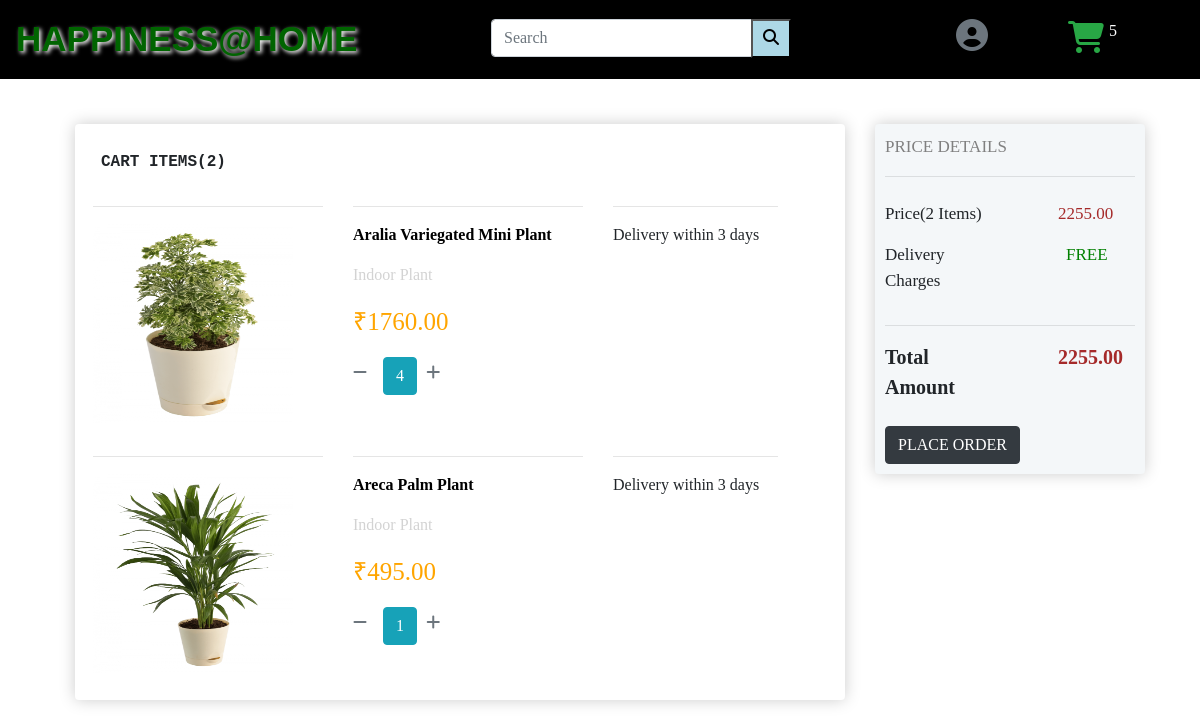
The app's page /cart (signed in) with its own data.
### plant/models.py (models this page shows, shortened)
class OrderItem(models.Model) :
    product = models.ForeignKey(Product,on_delete = models.SET_NULL, null = True)
    order = models.ForeignKey(Order,on_delete = models.SET_NULL, null = True)
    date_added = models.DateTimeField(auto_now_add = True)
    quantity = models.IntegerField(default = 0, null = True)
    @property
    def get_total(self):
        total = self.product.price * self.quantity
        return total

class Product(models.Model) :
    name = models.CharField(max_length = 200, null = True)
    price = models.DecimalField(max_digits = 7, decimal_places = 2, null = True)
    image = models.ImageField(null = True, blank = True)
    image1 = models.ImageField(null = True, blank = True)
    image2 = models.ImageField(null = True, blank = True)
    @property
    def imageURL(self):
        try :
            url = self.image.url
        except :
            url = ''
        return url

class Order(models.Model) :
    customer = models.ForeignKey(Customer,on_delete = models.SET_NULL, null = True)
    date_ordered = models.DateTimeField(auto_now_add = True)
    complete = models.BooleanField(default = False, null = True)
    billing_address =  models.ForeignKey('BillingAddress',on_delete = models.SET_NULL, null = True)
    @property
    def get_cart_total(self):
        orderitems = self.orderitem_set.all()
        total = sum([item.get_total for item in orderitems])
        return total
    @property
    def get_cart_quantity(self):
        orderitems = self.orderitem_set.all()
        total = sum([item.quantity for item in orderitems])
        return total

### plant/views.py (the view)
# urls.py: path('cart', views.cart, name = 'cart'),
@login_required(login_url = 'loginpage')
def cart(request):
    if request.user.is_authenticated:
        customer = request.user.customer
        order = Order.objects.get(customer = customer,complete = False)
        items = order.orderitem_set.all()
        print(items)
        item_num = order.orderitem_set.count()
        print(item_num)
        cartItems = order.get_cart_quantity
    context = {
    'items' : items,
    'order' : order,
    'item_num' : item_num,
    'cartItems' : cartItems
    }
    return render(request,'plant/cart.html',context)

### plant/templates/plant/cart.html (shortened to what this page needs)
{% extends "plant/base.html" %}
{% load static %}
{% block content %}
<link rel="stylesheet" type="text/css" href="{% static 'css/style_cart1.css' %}" >
<div class="row">
		<div id = "margin" class="col-md-8">
			<div id = "box" class="box-element">
        <p id = "heading" class = "ml-3 mt-3">
          CART ITEMS({{item_num}})
        </p>
        <div class="row">
        {% for item in items %}
        <div id = "box_height" class = "col-md-4 ml-2">
          <hr />
					<div id = "image"><a href ="{% url 'plants' item.product.id %}"><img src="{{item.product.imageURL}}" class="image_view" alt="..."/></a></div>
        </div>
        <div class = "col-md-4">
          <hr />
          <div><a id = "name" href = "{% url 'plants' item.product.id %}"><p id = "name">{{item.product.name}}</p></a></div>
          <div><p id = "category">Indoor Plant</p></div>
          <div><p id = "price">₹{{item.get_total}}</p></div>
						<div class="row">
						<div  class="col-1 mt-1">
						<div data-product = {{item.product.id}} data-action = "remove" class="chg-quantity update-cart"> <i id = "pointer" class="fas fa-minus text-secondary"></i></div>
						</div>
						<div  class="col-2">
						<div> <button type="button" class="btn btn-info">{{item.quantity}}</button></div>
						</div>
						<div  class="col-1 mt-1">
						<div data-product = {{item.product.id}} data-action = "add" class="chg-quantity update-cart"> <i id = "pointer" class="fas fa-plus text-secondary"></i></div>
						</div>
						</div>
        </div>
        <div class = "col-md-3">
          <hr />
          <div><p id = "delivery">Delivery within 3 days</p></div>
        </div>
        {% endfor %}
        </div>
				</div>
			</div>
			<div  class="col-md-3">
				<div id = "box2" class="box-element">
					<p id = "price_details">
						PRICE DETAILS
						<hr />
						<div class="row">
		        <div id = "#" class = "col-6 mt-2">
							<div><span>Price({{item_num}} Items)</span></div>
							<div><p class = "mt-3">Delivery Charges</p></div>
		        </div>
						<div id = "amount" class = "col-6 mt-2 pl-5">
							<div><span id = "total_price">{{order.get_cart_total}}</span></div>
							<div><p id = "delivery_charge" class = "mt-3 ml-2">FREE</p></div>
						</div>
				</div>
					 <hr />
					 <div class="row">
					 <div class = "col-6 mb-2">
						 <div><span class = "mt-0" id = "total_style">Total Amount</span></div>
					 </div>
					 <div id = "amount" class = "col-6 pl-5">
						 <div><span id = "total_amount">{{order.get_cart_total}}</span></div>
					 </div>
				</div>
				<div id = "place_order">
          <a href = "{% url 'address' %}"><button id = "placed" type="button" class="btn btn-dark mt-3">PLACE ORDER</button></a>
				</div>
		</div>
{% endblock %}

### static/css/style_base.css (style rules this page uses)
html { scroll-behavior: smooth; }
body { font-family: 'Trebuchet MS', 'Lucida Sans Unicode', 'Lucida Grande', 'Lucida Sans', Arial, sans-serif; overflow-x: hidden; height: 100%; }

### static/css/style_cart1.css (style rules this page uses)
body { background-color: white; font-family:cursive; }
#heading { font-family: Courier; font-weight: bold; }
.box-element { box-shadow:hsl(0, 0%, 80%) 0 0 16px; background-color: #fff; border-radius: 4px; padding: 10px; }
.image_view { height : 200px; width : 200px; }
.chg-quantity { width: 12px; transition:.1s; }
#box { margin-top: 100px; }
#box_height { height : 250px; align-items: center; }
#pointer { cursor : pointer; }
#name { color:black; text-decoration: none; font-weight: bold; }
#category { color:lightgray; }
#price { color:orange; font-size: 25px; }
#delivery { font-family: Trebuchet MS; }
#box2 { margin-top: 100px; font-family: Trebuchet MS; font-size: 17px; background-color: #F4F7F9; }
#total_price { color : brown; }
#delivery_charge { color : green; }
#total_style { font-weight:bold; font-size:20px; }
#total_amount { color : brown; font-weight:bold; font-size:20px; }
#margin { margin-left: 5%; }
#price_details { color:gray; }

### records on screen
OrderItem: product.imageURL (picture), product.name "Aralia Variegated Mini Plant", get_total "1760.00", quantity "4"
OrderItem: product.imageURL (picture), product.name "Areca Palm Plant", get_total "495.00", quantity "1"
Order: get_cart_total "2255.00"

### other values on screen
{{ cartItems }} "5"
{{ item_num }} "2"
